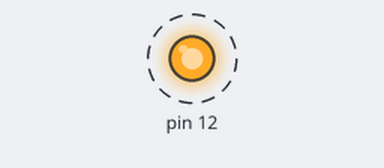
The sketch below on a simulated Arduino Uno, built with avr-gcc and run on an emulated ATmega328P. Parts: output pins drawn as LEDs (lit = HIGH). Dashed ring = blinking.

Above: at 0.5 s.
Timing chart, 0 to 4.6 s (numbered marks = the images above):
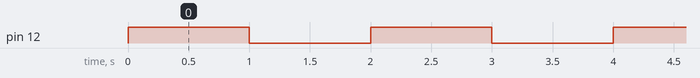

Measured:
- by itself, pin 12: alternates HIGH for 1.0 s and LOW for 1.0 s

The sketch:

atmega32.ino
```cpp
void setup() {
  // put your setup code here, to run once:
pinMode(12,1);
}

void loop() {
  // put your main code here, to run repeatedly:
digitalWrite(12,1);
delay(1000);
digitalWrite(12,0);
delay(1000);

}
```
